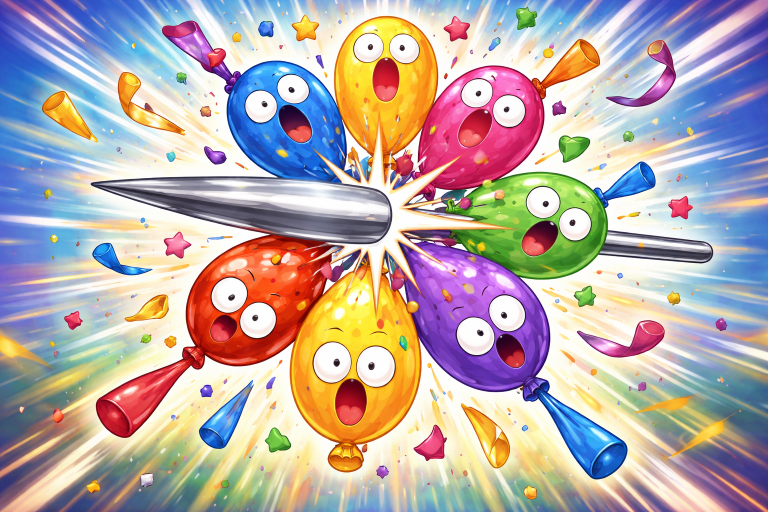
#> input picture images/0010_ten_十.png, 1536 x 1024 px (shown at 1/2 size); its folder holds 4 pictures in this run
$ python optimize_images.py
#> lines starting #> are read from the running program, lines starting #| are printed output that depends on the picture
#!/usr/bin/env python3
"""
Optimize images for mobile viewing
Resize to 480x320 and convert PNG to JPEG with quality 80
Reduces file size by ~95% (328 MB → ~12 MB)
"""

from PIL import Image
from pathlib import Path
import os

# Configuration
SOURCE_DIR = Path("images")
TARGET_WIDTH = 480  # Optimal for iPhone retina display (2x-3x)
JPEG_QUALITY = 80   # Good quality/size balance

def optimize_image(img_path: Path):
    """Resize and compress a single image."""
    try:
        # Open image
        img = Image.open(img_path)
#> img is the input picture: PIL image 1536x1024 RGB; mean R, G, B 182.9, 169.8, 169.2

        # Calculate new dimensions (maintain aspect ratio)
        aspect_ratio = img.size[1] / img.size[0]
#> aspect_ratio = 0.667
        target_height = int(TARGET_WIDTH * aspect_ratio)
#> target_height = 320

        # Resize with high-quality resampling
        img_resized = img.resize((TARGET_WIDTH, target_height), Image.Resampling.LANCZOS)
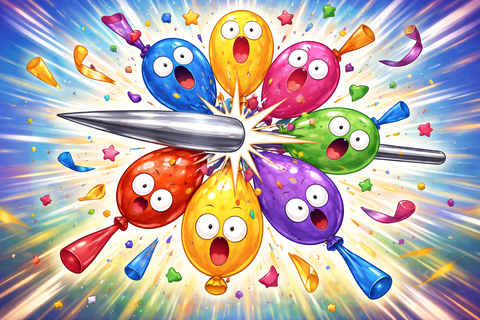
#> img_resized: PIL image 480x320 RGB; mean R, G, B 182.8, 169.6, 169.1

        # Convert RGBA to RGB if needed (for JPEG)
        if img_resized.mode == 'RGBA':
            background = Image.new('RGB', img_resized.size, (255, 255, 255))
            background.paste(img_resized, mask=img_resized.split()[3])
            img_resized = background

        # Save as JPEG (much better compression than PNG)
        output_path = img_path.with_suffix('.jpg')
        img_resized.save(output_path, 'JPEG', quality=JPEG_QUALITY, optimize=True)

        # Get file sizes
        old_size = img_path.stat().st_size / 1024  # KB
        new_size = output_path.stat().st_size / 1024  # KB
        reduction = (1 - new_size / old_size) * 100

        # Delete old PNG
        img_path.unlink()

        return {
            'name': img_path.name,
            'old_size': old_size,
            'new_size': new_size,
            'reduction': reduction
        }

    except Exception as e:
        print(f"❌ Error processing {img_path.name}: {e}")
        return None

def main():
    """Optimize all images in the directory."""
    # Get all PNG files
    png_files = sorted(SOURCE_DIR.glob("*.png"))
    total_files = len(png_files)

    print(f"🎨 Optimizing {total_files} images for mobile display")
    print(f"   Target: {TARGET_WIDTH}px width, JPEG quality {JPEG_QUALITY}")
    print(f"   Expected reduction: ~95%\n")

    total_old_size = 0
    total_new_size = 0
    processed = 0

    for i, img_path in enumerate(png_files, 1):
        result = optimize_image(img_path)

        if result:
            total_old_size += result['old_size']
            total_new_size += result['new_size']
            processed += 1

            if i % 10 == 0 or i == total_files:
                print(f"[{i}/{total_files}] Processed {result['name']}: "
                      f"{result['old_size']:.0f} KB → {result['new_size']:.0f} KB "
                      f"({result['reduction']:.1f}% smaller)")

    # Summary
    print(f"\n{'='*60}")
    print(f"✅ Optimization complete!")
    print(f"   Files processed: {processed}/{total_files}")
    print(f"   Total size before: {total_old_size / 1024:.1f} MB")
    print(f"   Total size after: {total_new_size / 1024:.1f} MB")
    print(f"   Total reduction: {(1 - total_new_size / total_old_size) * 100:.1f}%")
    print(f"   Space saved: {(total_old_size - total_new_size) / 1024:.1f} MB")
    print(f"{'='*60}")

if __name__ == "__main__":
    main()

$ run again, on images/0016_old_古.png
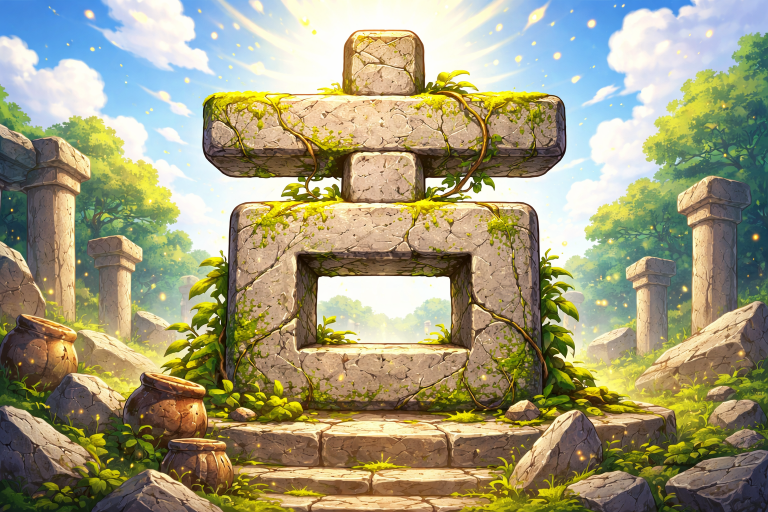
#> input picture images/0016_old_古.png, 1536 x 1024 px (shown at 1/2 size)
#> in optimize_image, img is the input picture: PIL image 1536x1024 RGB; mean R, G, B 159.6, 155.4, 123.6
#> in optimize_image, `img_resized = img.resize((TARGET_WIDTH, target_height), Image.Resampli..`:
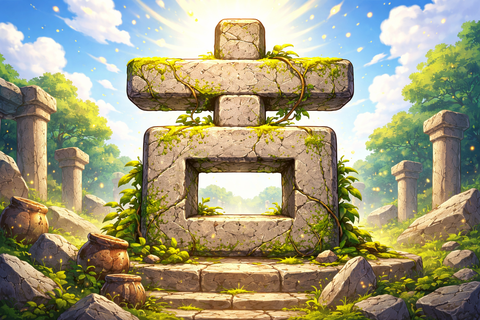
#> img_resized: PIL image 480x320 RGB; mean R, G, B 159.5, 155.4, 123.6
